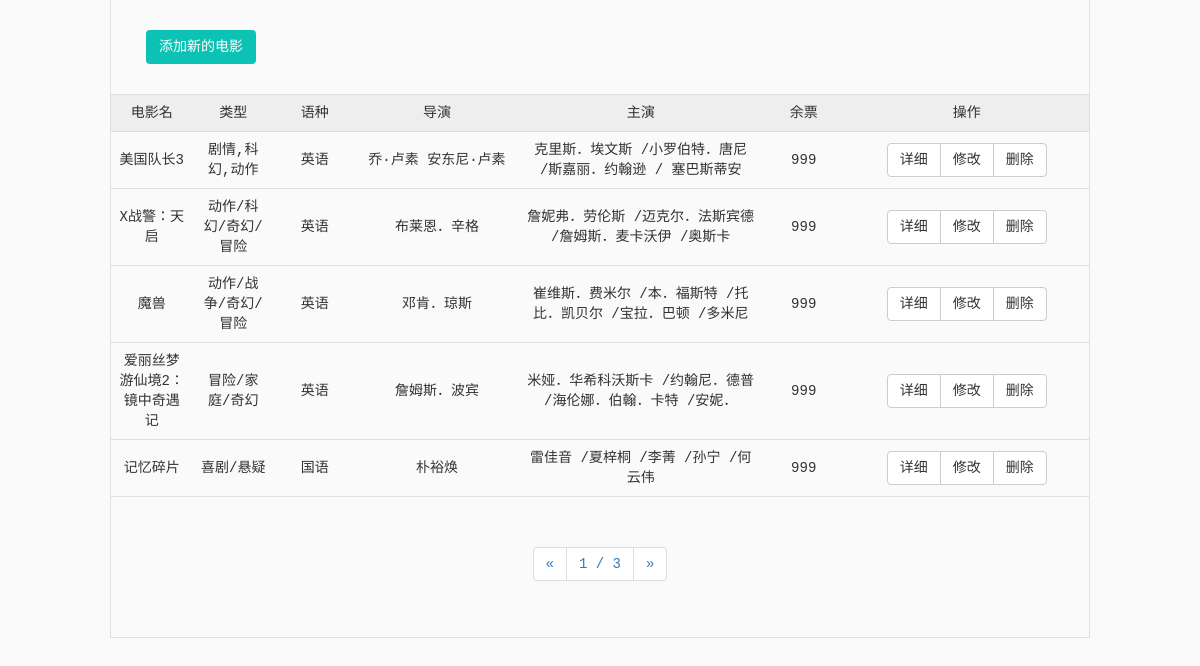
The app's page /admin/films_table.php (signed in) with its own data.
### tables this page shows
CREATE TABLE IF NOT EXISTS `films` (
  `id` int(10) unsigned NOT NULL AUTO_INCREMENT COMMENT '电影id',
  `fName` varchar(60) NOT NULL COMMENT '电影名称',
  `fType` varchar(50) NOT NULL COMMENT '电影类型',
  `fArea` varchar(30) NOT NULL COMMENT '地区',
  `fLanguage` varchar(30) NOT NULL COMMENT '语言',
  `fDuration` int(40) NOT NULL COMMENT '上映时期',
  `fActors` text NOT NULL COMMENT '主演',
  `fDirector` varchar(99) NOT NULL COMMENT '导演',
  `fCounts` int(4) NOT NULL DEFAULT '0' COMMENT '当前票数',
  `playStation` varchar(50) NOT NULL COMMENT '影院名称',
  `description` text NOT NULL COMMENT '电影剧情',
  `imgPath` varchar(120) NOT NULL COMMENT '电影封面',
  `playTime` int(20) unsigned NOT NULL COMMENT '上映时间',
  PRIMARY KEY (`id`),
  UNIQUE KEY `fName` (`fName`)
);

### core/films.inc.php (called while the page is built, shortened)
<?php
function getFilmsByPage($page=1,$pageSize=5){
    $sql = "select id from films";
    $totalRows = getResultNum($sql);
    $totalPage = ceil($totalRows/$pageSize);
    $offset = ($page - 1) * $pageSize;
    $sql = "select * from films limit {$offset},{$pageSize}";
    $rows = fetchAll($sql);
    return [$rows,$totalRows,$totalPage,$pageSize];
}

### lib/mysql.func.php (called while the page is built, shortened)
<?php
    $con = null;
    function fetchAll($sql){
        global $con;
        $result = mysqli_query($con,$sql);
        $rows = null;
        while(@$row=mysqli_fetch_array($result,MYSQLI_ASSOC)){
            $rows[] = $row;
        }
        return $rows;
    }
    function getResultNum($sql){
        global $con;
        $result = mysqli_query($con,$sql);
        return mysqli_num_rows($result);
    }

### admin/films_table.php (the view, shortened to what this page needs)
<?php
$page = @$_REQUEST['page']?(int)$_REQUEST['page']:1;
$infoList = getFilmsByPage($page);
$rows = $infoList[0];
$totalRows = $infoList[1];
$totalPages = $infoList[2];
$pageSize = $infoList[3];
?>
<!DOCTYPE html>
<html>
<head lang="en">
    <link rel="stylesheet" href="../bower_components/bootstrap/dist/css/bootstrap.min.css">
    <link rel="stylesheet" href="../css/style.css">
</head>
<body>
<div class="main main-set">
    <div class="btn-group" role="group" style="padding: 30px 35px">
        <button type="button" class="btn btn-green" data-toggle="modal" data-target="#addFilmModal">添加新的电影</button>
    </div>
    <table class="table table-hover text-center" style="border-top: solid 1px #e1e1e1;border-bottom: solid 1px #e1e1e1">
        <thead style="background-color: #eee">
        <tr>
            <td class="col-lg-1">电影名</td>
            <td class="col-lg-1">类型</td>
            <td class="col-lg-1">语种</td>
            <td class="col-lg-2">导演</td>
            <td class="col-lg-3">主演</td>
            <td class="col-lg-1">余票</td>
            <td class="col-lg-3">操作</td>
        </tr>
        </thead>
        <tbody>
            <?php foreach($rows as $row):?>
                <tr>
                    <td ><?php echo $row['fName']?></td>
                    <td ><?php echo $row['fType']?></td>
                    <td ><?php echo $row['fLanguage']?></td>
                    <td ><?php echo $row['fDirector']?></td>
                    <td ><?php echo $row['fActors']?></td>
                    <td ><?php echo $row['fCounts']?></td>
                    <td >
                        <div class="btn-group" role="group">
                            <a role="button" class="btn btn-default a-hover" onclick="get_film_info(<?php echo $row['id'];?>)">详细</a>
                            <a role="button" class="btn btn-default a-hover" onclick="update_film(<?php echo $row['id'];?>)">修改</a>
                            <a role="button" class="btn btn-default a-hover" onclick="delete_film(<?php echo $row['id'];?>)">删除</a>
                        </div>
                    </td>
                </tr>
            <?php endforeach;?>
        </tbody>
    </table>
    <nav style="margin: 30px 35px" class="text-center">
        <ul class="pagination">
            <?php
                if($totalRows>$pageSize){
                    $url=$_SERVER['PHP_SELF'];
                    $pre= $page==1?1:$page-1;
                    $next= $page==$totalPages?$totalPages:$page+1;
                    echo "<li><a href='{$url}?page={$pre}' aria-label='Previous'><span aria-hidden='true'>&laquo;</span></a></li>";
                    echo "<li><a>{$page} / {$totalPages}</a></li>";
                    echo "<li><a href='{$url}?page={$next}' aria-label='Next'><span aria-hidden='true'>&raquo;</span></a></li>";
                }else{
                    echo '共 1 页';
                }
            ?>
        </ul>
    </nav>
</div>
</body>
</html>

### css/style.css (style rules this page uses)
@media screen and (min-width: 1000px) { .main,.nav-wrap { width: 980px; margin: 0 auto; } }
html { height: 100%; }
body { height: 100%; background: url("../images/bg.jpg") no-repeat top left; background-size: cover; }
.btn { width: 100%; }

### admin/films_table.php (style rules this page uses)
body { font-family: Microsoft Yahei, monospace, serif; background: none #fafafa; }
.main-set { border: solid #e1e1e1; border-width: 0 1px 1px; }
.btn { width: inherit; }
.btn-green { background-color: #0cc2b4; color: #fff; }
.table>tbody>tr>td { vertical-align: inherit; }

### records on screen
films: fName "美国队长3", fType "剧情,科幻,动作", fLanguage "英语", fDirector "乔·卢素 安东尼·卢素", fActors "克里斯．埃文斯 /小罗伯特．唐尼 /斯嘉丽．约翰逊 / 塞巴斯蒂安", fCounts "999"
films: fName "X战警：天启", fType "动作/科幻/奇幻/冒险", fLanguage "英语", fDirector "布莱恩．辛格", fActors "詹妮弗．劳伦斯 /迈克尔．法斯宾德 /詹姆斯．麦卡沃伊 /奥斯卡", fCounts "999"
films: fName "魔兽", fType "动作/战争/奇幻/冒险", fLanguage "英语", fDirector "邓肯．琼斯", fActors "崔维斯．费米尔 /本．福斯特 /托比．凯贝尔 /宝拉．巴顿 /多米尼", fCounts "999"
films: fName "爱丽丝梦游仙境2：镜中奇遇记", fType "冒险/家庭/奇幻", fLanguage "英语", fDirector "詹姆斯．波宾", fActors "米娅．华希科沃斯卡 /约翰尼．德普 /海伦娜．伯翰．卡特 /安妮．", fCounts "999"
films: fName "记忆碎片", fType "喜剧/悬疑", fLanguage "国语", fDirector "朴裕焕", fActors "雷佳音 /夏梓桐 /李菁 /孙宁 /何云伟", fCounts "999"

### other values on screen
$page "1"
$totalPages "3"
